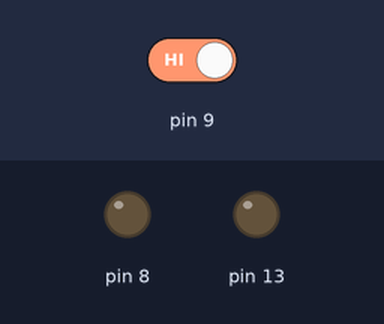
Simulated run of this sketch. Board: Arduino Uno, built with avr-gcc and run on an emulated ATmega328P. Parts: output pins drawn as LEDs (lit = HIGH). The test bench sets the inputs (shaded band); at power-on: pin 9 HIGH.

Above: at 1.2 s.
1.3 s: pin 9 driven LOW
At 1.8 s:
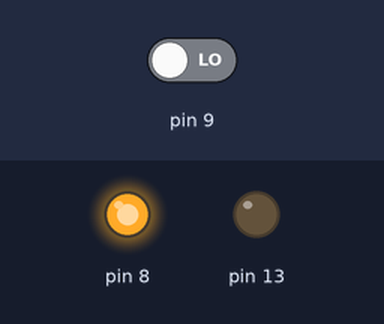
2.8 s: pin 9 driven HIGH
At 3.4 s:
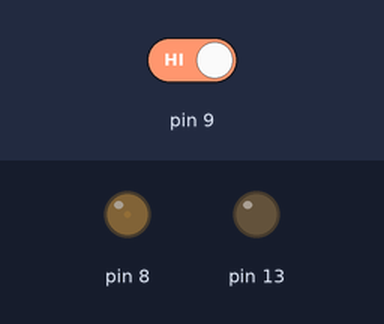
4.3 s: pin 9 driven LOW
At 5.2 s:
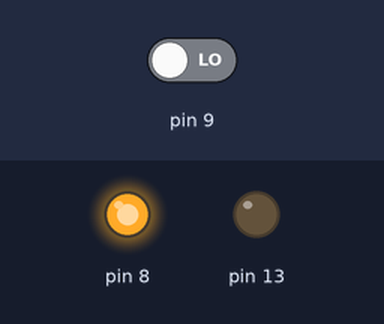
Timing chart, 0 to 7.3 s (numbered marks = the images above; inputs shaded):
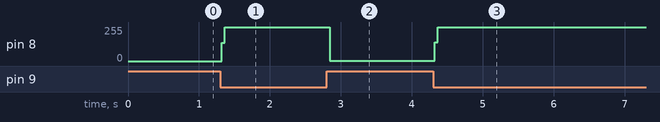

The sketch:

TOUCH.ino
```cpp
int prevt = 0;
int t = 0;
int threshold = 5;

void setup()
{
  pinMode(8,OUTPUT);
  pinMode(9,INPUT);
  pinMode(13,OUTPUT);
}

void loop()
{
  t = 0;
  digitalWrite(8, HIGH);
  while (digitalRead(9)!=HIGH) t++;
  digitalWrite(8, LOW);
  delay(1);
  if( t > threshold ){
    digitalWrite(13, HIGH);
  } else {
    digitalWrite(13, LOW);
  }
}
```

Measured:
- after the input at 1.3 s, pin 8: 0/255 → 255/255 at once
- after the input at 2.8 s, pin 8: 255/255 → 2/255 at once
- after the input at 4.3 s, pin 8: 2/255 → 255/255 at once
